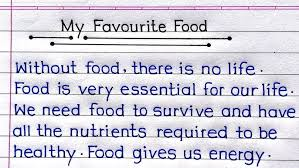
#> input picture food1.jpg, 299 x 168 px
$ python -i preprocessing.py   (imports and definitions only)
#> lines starting #> are read from the running program, lines starting #| are printed output that depends on the picture; after the words box and inside, x2 and y2 are one past the last pixel; in counts of white or black regions, pixels touching at a corner belong together
#> further down, picture is the input picture: PIL image 299x168 RGB; mean R, G, B 210.5, 208.9, 220.3
from PIL import Image, ImageEnhance, ImageFilter, ImageOps

def preprocess_image(image):
    # Преобразуем в градации серого
    gray = image.convert('L')
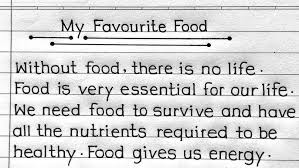
#> gray: PIL image 299x168 L; min 0, max 255, mean 210.7

    # Увеличиваем контраст
    enhancer = ImageEnhance.Contrast(gray)
    enhanced = enhancer.enhance(3)
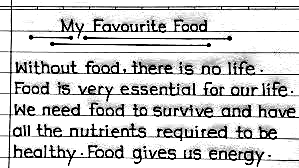
#> enhanced: PIL image 299x168 L; min 0, max 255, mean 207.3

    # Увеличиваем резкость
    sharp = enhanced.filter(ImageFilter.SHARPEN)
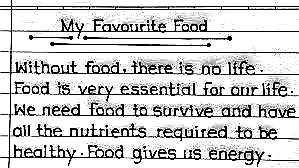
#> sharp: PIL image 299x168 L; min 0, max 255, mean 206.4

    # Бинаризация для выделения текста
    threshold = 128
    binary = sharp.point(lambda p: p > threshold and 255)
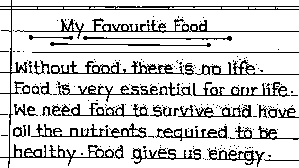
#> binary: PIL image 299x168 L; 82.5% white; black in thin lines or dots

    # Инвертируем изображение, если фон светлый, а текст тёмный
    inverted = ImageOps.invert(binary)
#> inverted: PIL image 299x168 L; 17.5% white in thin lines or dots

    # Можно дополнительно применять фильтры для устранения шума
    denoised = inverted.filter(ImageFilter.MedianFilter(size=3))
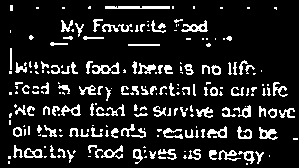
#> denoised: PIL image 299x168 L; 13% white in thin lines or dots

    return denoised

>>> from PIL import Image
>>> picture = Image.open('food1.jpg')
>>> result = preprocess_image(picture)

$ run again, on food2.jpg
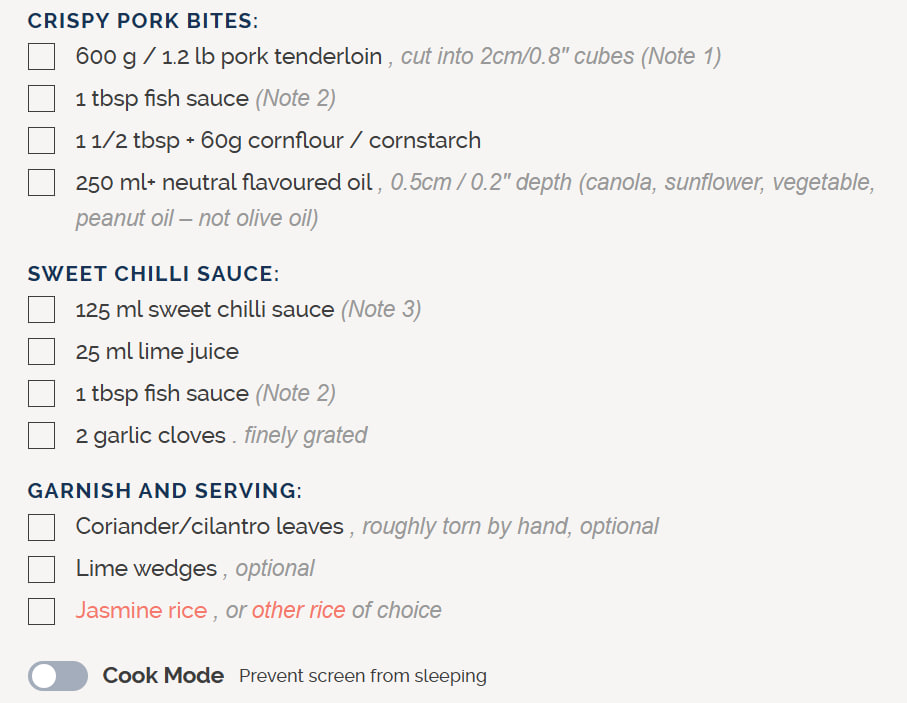
#> input picture food2.jpg, 907 x 703 px
#> picture is the input picture: PIL image 907x703 RGB; mean R, G, B 239, 238, 236.3
#> in preprocess_image, `binary = sharp.point(lambda p: p > threshold and 255)`:
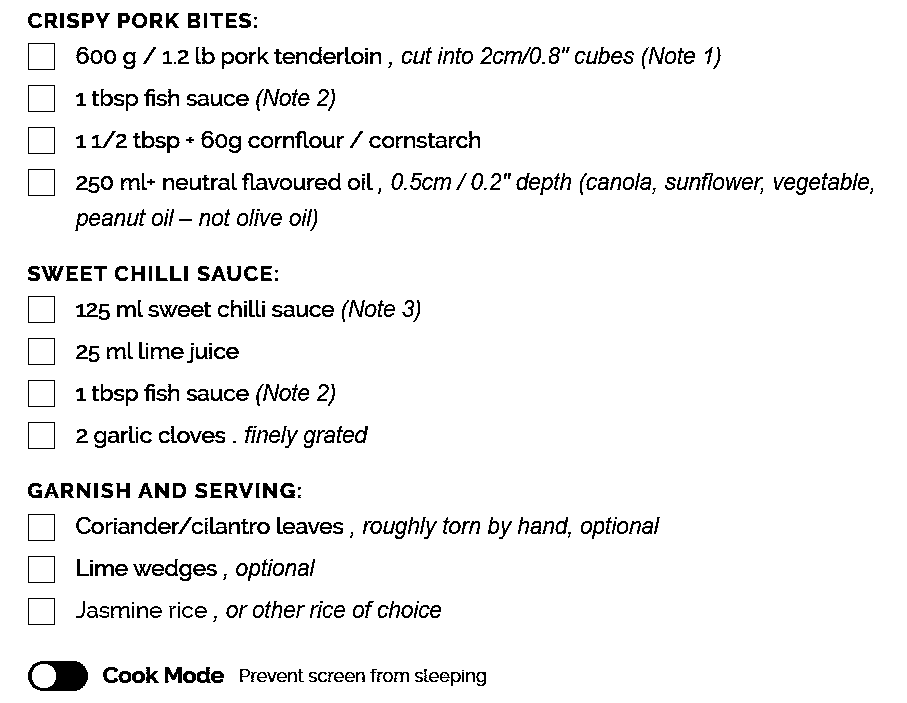
#> binary: PIL image 907x703 L; 94.6% white; black in thin lines or dots, all inside (x1, y1, x2, y2) = (28, 13, 873, 691)
#> in preprocess_image, `denoised = inverted.filter(ImageFilter.MedianFilter(size=3))`:
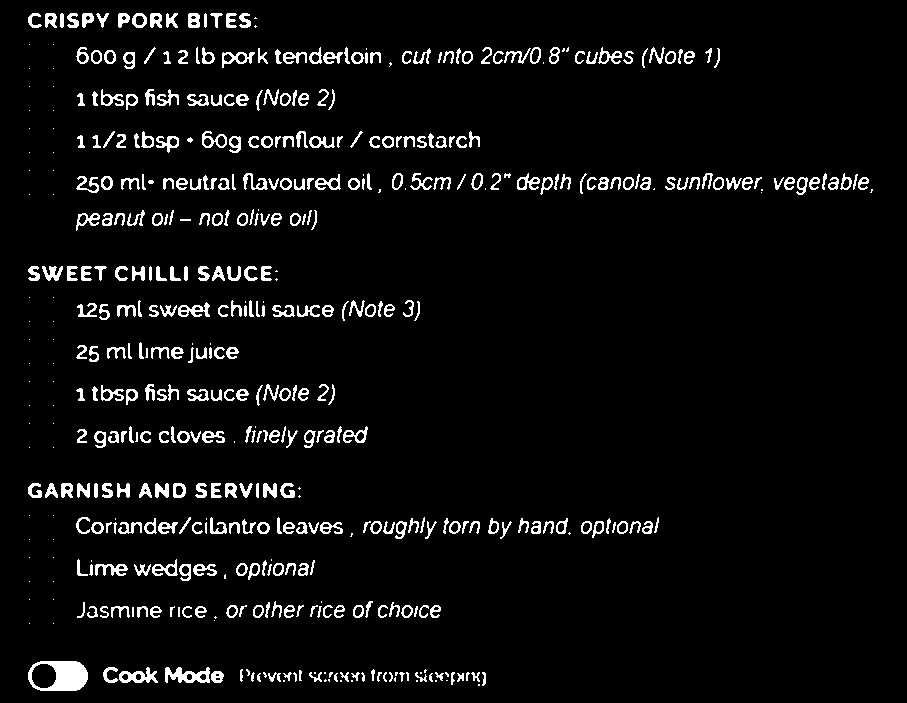
#> denoised: PIL image 907x703 L; 5% white in thin lines or dots, all inside (x1, y1, x2, y2) = (28, 13, 873, 691)

$ run again, on food3.jpg
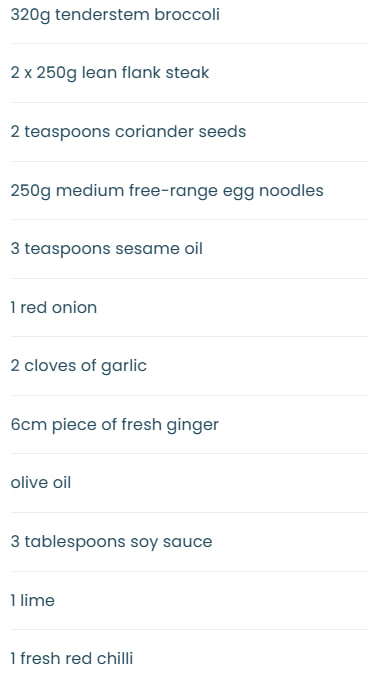
#> input picture food3.jpg, 368 x 687 px
#> picture is the input picture: PIL image 368x687 RGB; mean R, G, B 249, 250, 250.4
#> in preprocess_image, `binary = sharp.point(lambda p: p > threshold and 255)`:
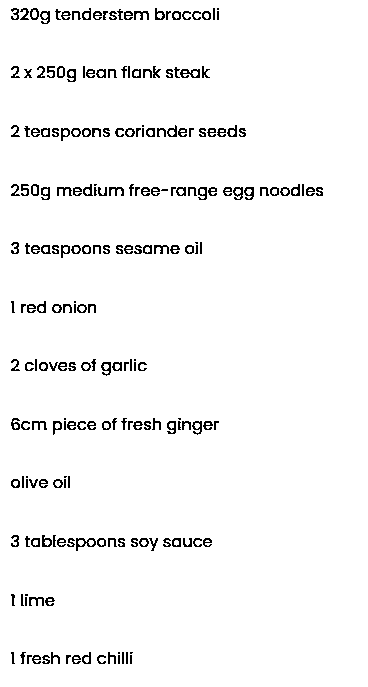
#> binary: PIL image 368x687 L; 96.4% white; black in thin lines or dots, all inside (x1, y1, x2, y2) = (11, 8, 323, 664)
#> in preprocess_image, `denoised = inverted.filter(ImageFilter.MedianFilter(size=3))`:
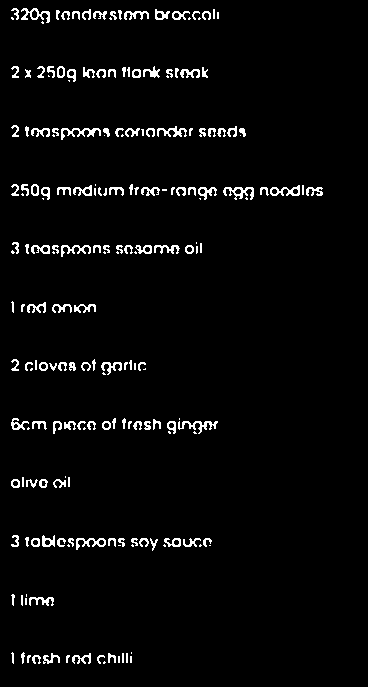
#> denoised: PIL image 368x687 L; 3.4% white in thin lines or dots, all inside (x1, y1, x2, y2) = (11, 8, 323, 664)
